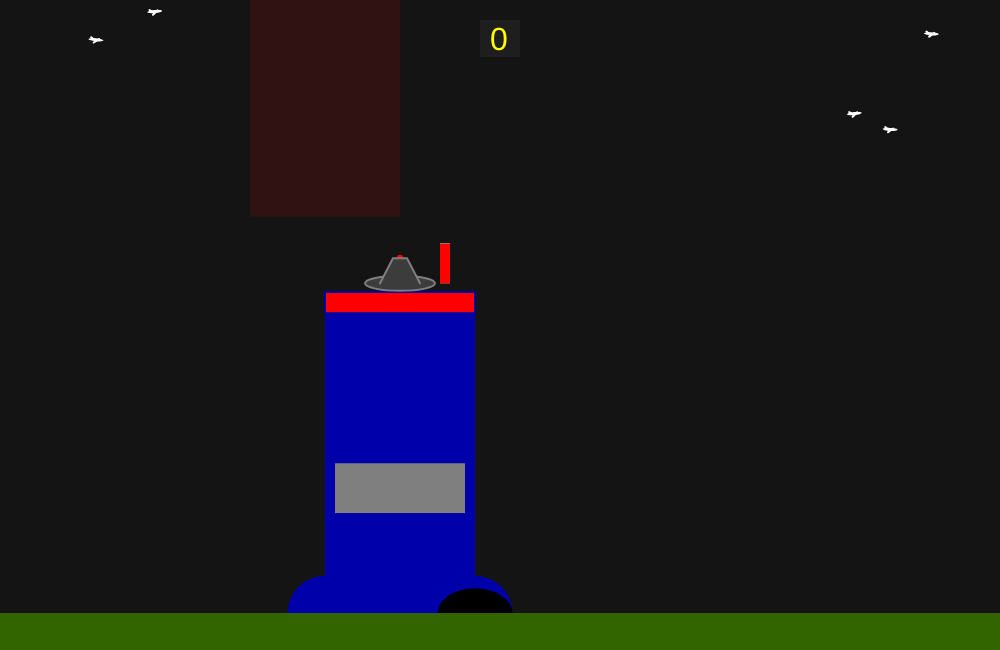
Frame 1 (no input)
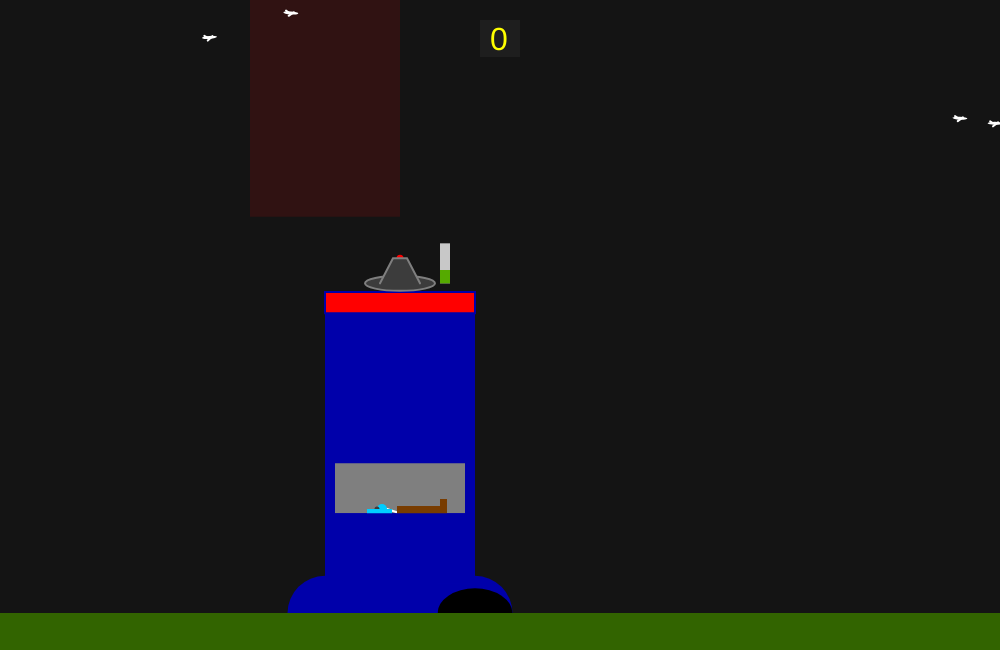
Frame 60 (no input)
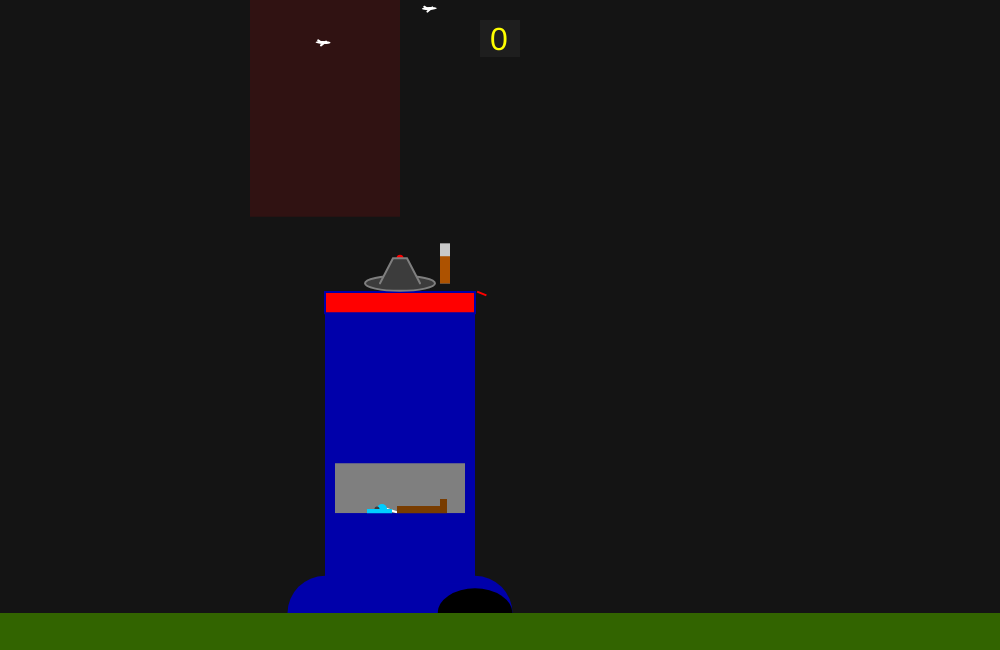
Frame 120 (the mouse pressed at the canvas centre since frame 60)

The p5.js sketch that drew these frames (run headless with seeded random() and noise() and a simulated clock; from frame 60 on, the mouse is pressed at the canvas centre):

// p5.js sketch
// ── sketch.js
let money = 0;
let factory;
let birds = [], missiles = [], minionQueue = [], minions = [], 
    smoke = [], groundEx = [], junk = [], trucks = [];
let turret;
let birdCount = 5;
let looping = true;
let reloadTime = 90;
let displayTruck;
let freqButton, birdButton, minionButton, minionSpeedButton, 
    missileSpeedButton, autoButton;
let freqEnabled = false, birdEnabled = false, minionEnabled = false,
    minionSpeedEnabled, missileSpeedEnabled, autoEnabled;
let buttonSpacing = 5;
let minionSpeed = 2, missileSpeed = 3;
    
function setup() {
  createCanvas(1000, 650);

  let w = 150;
  let h = 300;
  factory = new Factory(width / 2.5 - w / 2, 2 * height / 3 - h / 2 + 30, w, h);
  turret = new Turret(factory.pos.x + factory.dim.x / 2, factory.pos.y - factory.dim.y / 10);
  for (let i = 0; i < birdCount; i++)
    birds.push(new Bird(random(-width * 0.5, width * 1.5), random(height / 4)));
  
  displayTruck = new Truck(factory.pos.x + 57, 525, true);

  freqButton = new UI(100, 100, 250, 50);
  
  birdButton = new UI(freqButton.pos.x, freqButton.pos.y + freqButton.dim.y + buttonSpacing,
                       freqButton.dim.x, freqButton.dim.y);
  
  minionButton = new UI(birdButton.pos.x, birdButton.pos.y + birdButton.dim.y + buttonSpacing,
                       birdButton.dim.x, birdButton.dim.y);
  
  minionSpeedButton = new UI(minionButton.pos.x, minionButton.pos.y + minionButton.dim.y + buttonSpacing,
                       minionButton.dim.x, minionButton.dim.y);
  
  missileSpeedButton = new UI(minionSpeedButton.pos.x, minionSpeedButton.pos.y + minionSpeedButton.dim.y + buttonSpacing,
                       minionSpeedButton.dim.x, minionSpeedButton.dim.y);
  
  autoButton = new UI(missileSpeedButton.pos.x, missileSpeedButton.pos.y + missileSpeedButton.dim.y + buttonSpacing,
                       missileSpeedButton.dim.x, missileSpeedButton.dim.y);
  
  freqButton.cost = 1;
  birdButton.cost = 1;
  minionButton.cost = 1;
  minionSpeedButton.cost = 1;
  missileSpeedButton.cost = 1;
  autoButton.cost = 25;
}

function mousePressed() {
  if(!looping) {
    if(money >= freqButton.cost && freqButton.contains(mouseX, mouseY)) {
      
      if(reloadTime == 2)
        reloadTime = 1;
      else {
        reloadTime *= 0.75;
        reloadTime = round(reloadTime);
      }
      
      money -= freqButton.cost;
      freqButton.cost++;
    }
  
    if(money >= birdButton.cost && birdButton.contains(mouseX, mouseY)) {
      birdCount *= 1.25;
      birdCount = round(birdCount);
      money -= birdButton.cost;
      birdButton.cost++;
    }
  
    if(money >= minionButton.cost && minionButton.contains(mouseX, mouseY)) {
      factory.minionCount++;
      factory.minionCount = round(factory.minionCount);
      money -= minionButton.cost;
      minionButton.cost++;
    }
  
   if(money >= minionSpeedButton.cost && minionSpeedButton.contains(mouseX, mouseY)) {
      minionSpeed += 0.25;
      minionSpeed = round(100 * minionSpeed) / 100;
      money -= minionSpeedButton.cost;
      minionSpeedButton.cost++;
    }
  
    if(money >= missileSpeedButton.cost && missileSpeedButton.contains(mouseX, mouseY)) {
      missileSpeed += 0.25;
      money -= missileSpeedButton.cost;
      missileSpeedButton.cost++;
    }
    
    if(money >= autoButton.cost && autoButton.contains(mouseX, mouseY)) {
      turret.automated = true;
      money -= autoButton.cost;
      autoButton.cost++;
    }
    
    handleEnabling();
    ui();
  }
}

function keyPressed() {
  if (key == ' ' && looping) {
    looping = !looping;
    noLoop();
  } else if (key == ' ' && !looping) {
    looping = !looping;
    loop();
  }
  
  if(!looping)
    handleEnabling();
}

function draw() {
  background(20);
  
   if(mouseIsPressed && !turret.automated && turret.reloading > reloadTime) {
    let m = new Missile(turret.pos.x, turret.pos.y - 25, createVector());
    m.automated = false;
    m.vel = p5.Vector.sub(createVector(mouseX, mouseY), turret.pos);
    m.vel.setMag(missileSpeed);
    missiles.push(m);
    turret.reloading = 0;
  }
  
  if(birdCount >= 100)
    factory.capacity = 50;
  else if(birdCount >= 25)
    factory.capacity = 10;
  else if(birdCount >= 10)
    factory.capacity = 3;
  
  while (birds.length < birdCount) {
    birds.push(new Bird(random(-width * 0.5, -5), random(height / 4)));
  }

  for (let i = missiles.length - 1; i >= 0; i--) {
    missiles[i].show();
    missiles[i].update();
  }

  factory.show();
  factory.operate();

  turret.operate();
  turret.show();
  
  for (let i = 0; i < birds.length; i++) {
    birds[i].fly();
    birds[i].show();
  }

  GroundEx.manage();
  for (let p of groundEx)
    p.show();

  for (let i of minions) {
    i.show();
    i.update();
  }

  for (let p of smoke)
    p.show();
  
  Junk.manage();
  
  for (let p of junk)  {
    p.show();
  }
  
  Truck.manage();
  for (let p of trucks) {
    p.update();
    p.show();
  }
  
  displayTruck.update();
  displayTruck.show();

  fill(0, 0, 170);
  noStroke();
  rect(factory.pos.x, factory.pos.y + factory.dim.y/2 + 50, factory.dim.x, 70);
  rect(factory.pos.x, factory.pos.y + factory.dim.y - 50, factory.dim.x * 0.75, 50);
  
  drawMoney();
  
  fill(0, 0, 170);
  ellipse(factory.pos.x, factory.pos.y + factory.dim.y, 75, 75);
  
  fill(50, 100, 0);
  noStroke();
  rect(0, height - 37, width * 1.5, 100);
  
  
  
  if(!looping)
    ui();
  
}

function ui() {
  drawMoney();
  
  let str = "Frequency";
  let freqStr = str + ": " + reloadTime + "\n" + str + " Cost: " + freqButton.cost;
  str = "Bird Count";
  let birdStr = str + ": " + birdCount + "\n" + str + " Cost: " + birdButton.cost;
  str = "Minion Count";
  let minionStr = str + ": " + factory.minionCount + "\n" + str + " Cost: " + minionButton.cost;
  str = "Minion Speed";
  let minionSpeedStr = str + ": " + minionSpeed + "\n" + str + " Cost: " + minionSpeedButton.cost;
  str = "Missile Speed";
  let missileSpeedStr = str + ": " + missileSpeed + "\n" + str + " Cost: " + missileSpeedButton.cost;
  str = "Turret Automation";
  let autoStr = str + ": " + turret.automated + "\n" + str + " Cost: " + autoButton.cost;
  
  drawButton(freqStr, freqButton.pos, freqButton.dim, freqButton.enabled);
  drawButton(birdStr, birdButton.pos, birdButton.dim, birdButton.enabled);
  drawButton(minionStr, minionButton.pos, minionButton.dim, minionButton.enabled);
  drawButton(minionSpeedStr, minionSpeedButton.pos, minionSpeedButton.dim, minionSpeedButton.enabled);
  drawButton(missileSpeedStr, missileSpeedButton.pos, missileSpeedButton.dim, missileSpeedButton.enabled);
  drawButton(autoStr, autoButton.pos, autoButton.dim, autoButton.enabled);
}

function drawButton(s, pos, dim, enabled) {
  let enabledC = color(255, 100, 0);
  let disabledC = color(60, 60, 65);
  let enabledS = color(255, 255, 0);
  let disabledS = color(100);
  
  if(enabled) {
    fill(enabledC);
    stroke(enabledS);
  } else {
    fill(disabledC);
    stroke(disabledS);
  }
  
  rect(pos.x, pos.y, dim.x, dim.y);
  
  fill(255);
  noStroke();
  textSize(14);
  text(s, pos.x + 10, pos.y + 18);
}

function handleEnabling() {
  if(money >= freqButton.cost) {
      freqButton.enabled = true;
    } else {
      freqButton.enabled = false;
    }
    
    if(money >= birdButton.cost) {
      birdButton.enabled = true;
    } else {
      birdButton.enabled = false;
    }
  
  if(money >= minionButton.cost) {
      minionButton.enabled = true;
    } else {
      minionButton.enabled = false;
    }
  
  if(money >= minionSpeedButton.cost) {
      minionSpeedButton.enabled = true;
    } else {
      minionSpeedButton.enabled = false;
    }
  
  if(money >= missileSpeedButton.cost) {
      missileSpeedButton.enabled = true;
    } else {
      missileSpeedButton.enabled = false;
    }
  
  if(money >= autoButton.cost && !turret.automated) {
      autoButton.enabled = true;
    } else {
      autoButton.enabled = false;
    }
}

function drawMoney() {
  fill(30);
  let m = round(100 * money) / 100;
  rect(width/2-20, 20, 20 + 20*(m+"").length, 37);
  fill(255, 255, 0);
  textSize(32);
  text(m, width / 2 - 10, 50);
}

function inc(value, coeff) {
  return coeff * value * value;
}















//w
// ── bird.js
class Bird {
  constructor(x, y, col) {
    this.pos = createVector(x, y);
    this.vel = createVector(random(1.7, 3), 0);
    this.acc = createVector();
    this.sinPos = random(TWO_PI);

    this.crashing = false;
    this.targeted = false;
    this.recieving = false;
    this.landed = false;

    this.g = 0.05;

    this.rand = floor(random(100));
    
    this.decay = 0;
    this.decayTime = 200 + this.rand;

  }

  fly() {
    let fps = frameRate();
    if (fps < 15)
      this.decayTime = 0;
    else if (fps < 30)
      this.decayTime = 20 + floor(this.rand * 0.75);
    else
      this.decayTime = 200 + this.rand;

    if (!this.crashing)
      this.vel.y = sin(this.sinPos) / 5;
    this.pos.add(this.vel);
    this.vel.add(this.acc);
    this.sinPos += PI / 50;

    this.acc.mult(0);

    if (this.pos.x > width * 1.5 && !this.crashing) {
      this.pos.x = -16;

      this.pos.y = random(height / 4);
    }

    if (this.crashing) {
      this.acc.y += this.g;

      if (this.pos.y > factory.pos.y + factory.dim.y - 7) {
        this.vel.mult(0);

        this.pos.y = factory.pos.y + factory.dim.y - 7;

        if (this.landed == false)
          for (let i = 0; i < 3; i++)
            groundEx.push(new GroundEx(this.pos.x, this.pos.y + 5, 7));

        this.landed = true;
      }
    }

    if (this.landed && !this.recieving)
      this.decay++;

    for (let i = birds.length - 1; i >= 0; i--) {
      let b = birds[i];

      if (b == this && this.decay > this.decayTime || b.pos.x > width + 150) {
        for (let j = minions.length - 1; j >= 0; j--)
          if (minions[j].target == this) {
            minions.splice(j, 1);
            break;
          }

        for (let j = minionQueue.length - 1; j >= 0; j--)
          if (minionQueue[j].target == this) {
            minionQueue[j].target.recieving = false;
            minionQueue.splice(j, 1);
          }

        birds.splice(i, 1);
        return;
      }
    }
  }

  static show(x, y) {
    fill(255);
    noStroke();
    push();
    translate(x, y);
    rotate(PI);
    ellipse(0, 0, 15, 3);

    stroke(255);
    line(3, -1, -2, 3);
    line(-5, -2, -2, 0);
    pop();
  }

  show() {
    fill(255);
    noStroke();
    push();
    translate(this.pos.x, this.pos.y);
    if (this.crashing && this.vel.heading() == 0)
      rotate(PI / 2.5);
    else
      rotate(this.vel.heading());
    ellipse(0, 0, 15, 3);

    stroke(255);
    line(3, -1, -2, 3);
    line(-5, -2, -2, 0);

    if (this.crashing) {

      if (frameCount % 6 == 0)
        smoke.push(new Smoke(this.pos.x, this.pos.y, this));
      stroke(255, 0, 0);
      strokeWeight(5);
      for (let i = 0; i < 1; i++)
        line(random(-15, -12), random(-4, 4), -3, 0);

      stroke(200, 150, 0);
      for (let i = 0; i < 1; i++)
        line(random(-10, -6), random(-1, 1), -3, 0);
    }

    pop();
  }
}
// ── factory.js
class Factory {
  constructor(x, y, w, h) {
    this.pos = createVector(x, y);
    this.dim = createVector(w, h);

    this.target = createVector(this.pos.x + this.dim.x - 10, this.pos.y + this.dim.y / 2);
    this.capacity = 1;
    this.stock = 0;

    this.minionCount = 1;

  }

  addStock(n = 1) {
    if (this.stock < this.capacity - 1)
      this.stock += n;
    else {
      this.stock = 0;
      displayTruck.drop();
      trucks.push(new Truck(factory.pos.x + 15, height - 70));
    }
  }

  upgradeCap(n = 5) {
    this.capacity += n;
  }

  operate() {
    for (let i = 0; i < birds.length; i++) {
      let b = birds[i];

      if (!b.recieving && b.crashing && b.vel.heading() == 0)
        minionQueue.push(new Minion(factory.pos.x + factory.dim.x - 35, factory.pos.y + factory.dim.y - 5, b));
    }

    let crashedCount = 0;
    for(let i = 0; i < birds.length; i++) {
      if(birds[i].landed == true)
        crashedCount++;
    }
    
    while (minionQueue.length > 0 && minions.length < this.minionCount && minions.length < crashedCount) {
      minions.push(minionQueue.pop());
    }
  }

  show() {
    //building
    fill(0, 0, 170);
    noStroke();
    rect(this.pos.x, this.pos.y, this.dim.x, this.dim.y);

    ellipse(this.pos.x + this.dim.x, this.pos.y + this.dim.y, 75, 75);
    fill(0);
    ellipse(this.pos.x + this.dim.x, this.pos.y + this.dim.y, 75, 50);

    let d = 10;
    fill(127);
    rect(this.pos.x + d, this.pos.y + this.dim.y / 2, this.dim.x - 2 * d, 50);

    //red cap bar
    fill(255, 0, 0);
    stroke(0, 0, 170);
    strokeWeight(2);
    let offset = this.dim.y / 14;
    rect(this.pos.x, this.pos.y - offset, this.dim.x, offset);

    //green stock bar
    fill(0, 230, 0);
    noStroke();
    let stepSize = this.dim.x / this.capacity;
    rect(this.pos.x, this.pos.y - offset + 1, stepSize * this.stock, offset - 2);

    //money
    fill(220);
    stroke(0);
    strokeWeight(2);
    textSize(24);
    //text("cap: " + this.capacity, this.pos.x + this.dim.x / 6, this.pos.y + this.dim.y / 10);
  }
}
// ── groundEx.js
class GroundEx {
  constructor(x, y, size) {
    this.pos = createVector(x, y);
    this.vel = createVector(random(-1.5, 1.5), -random(1, 3));
    this.acc = createVector();

    this.size = size;
    this.angle = random(PI);
    this.g = createVector(0, 0.1);
  }

  static manage() {
    for (let i = groundEx.length - 1; i >= 0; i--)
      if (groundEx[i].pos.y > height - 25)
        groundEx.splice(i, 1);
  }

  addForce(f) {
    this.acc.add(f);
  }

  show() {
    this.addForce(this.g);

    this.pos.add(this.vel);
    this.vel.add(this.acc);
    this.acc.mult(0);

    fill(50, 100, 0);
    noStroke();

    push();
    translate(this.pos.x, this.pos.y);
    rotate(this.angle);
    square(0, 0, this.size);
    pop();
  }
}
// ── junk.js
class Junk extends GroundEx {
  constructor(x, y, size) {
    super(x, y, size);

    this.vel = createVector(1.6, -2.8);

    this.angle = -QUARTER_PI;
  }

  static manage() {
     for (let i = junk.length - 1; i >= 0; i--)
      if (junk[i].vel.y > 0 && junk[i].pos.y > factory.pos.y + factory.dim.y / 2 + 50)
        junk.splice(i, 1);
  }

  show() {
    this.addForce(this.g);

    this.pos.add(this.vel);
    this.vel.add(this.acc);
    this.acc.mult(0);
    
    fill(255);
    noStroke();

    push();
    translate(this.pos.x, this.pos.y);
    rotate(360 - this.vel.heading() + PI);
    Bird.show(0, 0);
    pop();
  }
}
// ── minion.js
class Minion {
  constructor(x, y, target = null) {
    this.init = createVector(x, y);
    this.pos = createVector(x, y);
    this.vel = createVector();
    this.acc = createVector();
    this.target = target;

    this.maxForce = minionSpeed;
    this.scouring = true;
  }

  update() {
    this.pos.add(this.vel);
    this.pos.y = this.init.y;
    this.vel.add(this.acc);
    this.acc.mult(0);

    if (abs(dist(this.pos.x, this.pos.y, this.target.pos.x, this.target.pos.y)) < max(this.maxForce + 1, 3)) {
      this.scouring = false;

      for (let i = birds.length - 1; i >= 0; i--)
        if (birds[i] == this.target)
          birds.splice(i, 1);
    }

    if (this.scouring) {
      this.target.recieving = true;
      this.arrive(this.target.pos);
    } else
      this.arrive(createVector(this.init.x - factory.dim.x / 2, this.init.y));

    for (let i = minions.length - 1; i >= 0; i--) {
      if (!minions[i].scouring && minions[i].pos.x < factory.pos.x + factory.dim.x - 50) {
        minions.splice(i, 1);
        factory.addStock();

        junk.push(new Junk(factory.pos.x + 12 + random(15), factory.pos.y + factory.dim.y / 2 + 50, 5));
      }
    }
  }

  addForce(f) {
    this.acc.add(f);
  }

  arrive(target, truck = false) {
    let desired = p5.Vector.sub(target, this.pos);
    let d = desired.mag();

    if (d > 50)
      desired.setMag(this.maxForce);
    else if (truck)
      desired.setMag(map(d, 0, 1, 0, this.maxForce));
    else
      desired.setMag(map(d, 0, 50, 0, this.maxForce));
    let steering = p5.Vector.sub(desired, this.vel);
    this.addForce(steering);
  }

  show() {
    noStroke();
    if (this.scouring)
      fill(255, 0, 0, 127);
    else
      fill(0, 255, 0, 127);
    ellipse(this.pos.x, this.pos.y, 4, 7);

    if (!this.scouring)
      Bird.show(this.pos.x, this.pos.y - 5);
  }
}
// ── missile.js
class Missile {
  constructor(x, y, target) {
    this.pos = createVector(x, y);
    this.vel = createVector();
    this.acc = createVector();
    this.target = target;

    this.maxForce = missileSpeed;
    this.automated = turret.automated;
  }

  update() {
    this.pos.add(this.vel);
    this.vel.add(this.acc);
    this.acc.mult(0);

    if (this.automated)
      this.seek(this.target);
    else
      this.continue();

    if (this.target.crashing)
      this.maxForce += 0.5;

    if (this.pos.x > width|| this.pos.x < 0 ||
       this.pos.y > height || this.pos.y < 0)
      this.suicide();
  }

  continue () {
    this.addForce(createVector(this.vel.x, this.vel.y));
                  
    this.vel.setMag(missileSpeed);
    
    for(let i = birds.length-1; i >= 0; i--) {
      let b = birds[i];
      let d = dist(this.pos.x, this.pos.y, b.pos.x, b.pos.y);
      
      if(d < 7) {
        b.crashing = true;
        this.suicide();
      }
    }
  }

  seek(target) {
    let desired = p5.Vector.sub(target.pos, this.pos);
    desired.setMag(this.maxForce);

    let steering = p5.Vector.sub(desired, this.vel);

    this.addForce(steering);

    if (dist(this.pos.x, this.pos.y, target.pos.x, target.pos.y) < 7) {
      target.crashing = true;
      this.suicide();
    }
  }

  addForce(f) {
    this.acc.add(f);
  }

  suicide() {
    for (let i = missiles.length - 1; i >= 0; i--)
      if (missiles[i] == this)
        missiles.splice(i, 1);
  }

  show() {
    fill(255, 0, 0);
    noStroke();

    push();
    translate(this.pos.x, this.pos.y);
    rotate(this.vel.heading() == 0 ? 90 : this.vel.heading());
    rect(0, 0, 10, 2);
    pop();
  }
}
// ── smoke.js
class Smoke {
  constructor(x, y, bird) {
    this.pos = createVector(x, y);
    this.bird = bird;
    this.speed = 6;
    this.sinPos = random(1000);
    this.al = 150;
  }

  show() {

    for (let i = smoke.length - 1; i >= 0; i--) {
      if (smoke[i].al <= 0)
        smoke.splice(i, 1);
    }

    this.al -= random(4, 7);

    if(this.bird && this.bird.landed)
      this.pos.y -= random(this.speed);

    this.pos.x += sin(this.sinPos) * 0.5;

    this.sinPos += 0.01;
    fill(60, this.al);
    noStroke();
    circle(this.pos.x, this.pos.y, map(this.al, 150, 0, 2, 20));
  }
}
// ── truck.js
class Truck extends Minion {
  constructor(x, y, fake = false) {
    super(x, y);
    this.pos = createVector(x, y);
    this.vel = createVector(fake ? 0 : -1, 0);
    this.acc = createVector();
    this.fake = fake;

    this.maxForce = this.fake ? 15 : 2;
    this.speed = this.fake ? 5 : 0.05;
  }

  static manage() {
    for (let i = trucks.length - 1; i >= 0; i--)
      if (trucks[i].pos.x < -75) {
        money += factory.capacity;
        trucks.splice(i, 1);
      }
  }

  drop() {
    this.addForce(createVector(-5, this.speed));
  }

  update() {
    this.pos.add(this.vel);
    this.vel.add(this.acc);
    this.acc.mult(0);

    if (!this.fake)
      this.addForce(createVector(-this.speed, 0));

    if (this.fake)
      this.arrive(createVector(factory.pos.x + 57, 492, true));

  }

  show() {
    if (birdCount >= 100)
      this.draw18Wheeler();
    else if (birdCount >= 25)
      this.drawTruck();
    else if (birdCount >= 10)
      this.drawTractor();
    else
      this.drawBug();
  }
  
  drawTractor() {
    let offY = this.fake ? 10 : 15;
    stroke(255);
    line(this.pos.x + 45, this.pos.y + 3 + offY, this.pos.x + 50, this.pos.y + 8 + offY);
    noStroke();
    fill(0, 90, 0);
    rect(this.pos.x, this.pos.y + offY, 20, 15);

    stroke(0, 90, 0);
    strokeWeight(5);
    noFill();
    arc(this.pos.x + 33, this.pos.y + 10 + offY, 25, 25, -PI * 1.05, -PI / 4);
    line(this.pos.x + 20, this.pos.y + offY, this.pos.x + 23, this.pos.y - 15 + offY);
    line(this.pos.x + 40, this.pos.y + offY, this.pos.x + 40, this.pos.y - 15 + offY);
    line(this.pos.x + 19, this.pos.y - 15 + offY, this.pos.x + 40, this.pos.y - 15 + offY);

    line(this.pos.x + 7, this.pos.y + offY, this.pos.x + 7, this.pos.y - 7 + offY);

    fill(120, 60, 0);
    noStroke();
    rect(this.pos.x + 50, this.pos.y + 3 + offY, 25, 10);
    rect(this.pos.x + 68, this.pos.y - 5 + offY, 7, 10);

    fill(0);

    circle(this.pos.x + 7, this.pos.y + 12 + offY, 6);
    circle(this.pos.x + 33, this.pos.y + 9 + offY, 9);

    circle(this.pos.x + 55, this.pos.y + 13 + offY, 5);
    circle(this.pos.x + 70, this.pos.y + 13 + offY, 5);
    
    fill(255, 255, 0);
    circle(this.pos.x + 7, this.pos.y + 12 + offY, 2);
    circle(this.pos.x + 33, this.pos.y + 9 + offY, 5);

    strokeWeight(1);
    if (!this.fake)
      Bird.show(this.pos.x + 58, this.pos.y + offY);
    
    if (!this.fake && frameCount % 5 == 0)
      smoke.push(new Smoke(this.pos.x  + 7, this.pos.y - 7 + offY));
    
  }

  drawBug() {
    let offY = this.fake ? 17 : 20;
    stroke(255);
    line(this.pos.x + 5, this.pos.y + offY, this.pos.x + 20, this.pos.y + 5 + offY);
    noStroke();
    fill(0, 205, 255);
    circle(this.pos.x, this.pos.y + offY, 10);
    fill(60);
    circle(this.pos.x - 5, this.pos.y + offY, 5);
    fill(0, 205, 255);
    rect(this.pos.x - 15, this.pos.y + offY, 25, 10);

    fill(60);
    circle(this.pos.x - 10, this.pos.y + 9 + offY, 5);
    circle(this.pos.x + 5, this.pos.y + 9 + offY, 5);

    fill(120, 60, 0);
    rect(this.pos.x + 15, this.pos.y - 3 + offY, 50, 10);
    rect(this.pos.x + 58, this.pos.y - 10 + offY, 7, 10);

    fill(60);
    circle(this.pos.x + 25, this.pos.y + 9 + offY, 5);
    circle(this.pos.x + 55, this.pos.y + 9 + offY, 5);

    if (!this.fake)
      Bird.show(this.pos.x + 45, this.pos.y - 5 + offY);
  }

  drawTruck() {
    let offY = this.fake ? 12 : 3;
    smooth();
    stroke(200);
    strokeWeight(2);
    line(this.pos.x + 70, this.pos.y + 17 + offY, this.pos.x + 60, this.pos.y + 17 + offY);
    noStroke();
    fill(90);
    circle(this.pos.x + 25, this.pos.y + offY, 10);
    rect(this.pos.x - 5, this.pos.y + 5 + offY, 5, 10);
    fill(170, 30, 0);
    rect(this.pos.x, this.pos.y + offY, 70, 15);
    square(this.pos.x + 25, this.pos.y - 10 + offY, 10, 12);
    fill(50);
    circle(this.pos.x + 15, this.pos.y + 20 + offY, 10);
    circle(this.pos.x + 52, this.pos.y + 20 + offY, 10);
    stroke(0);
    strokeWeight(1);
    noFill();
    circle(this.pos.x + 50, this.pos.y + 5 + offY, 3);

    if (!this.fake && frameCount % 5 == 0)
      smoke.push(new Smoke(this.pos.x + 70, this.pos.y + offY + 17));

    if (!this.fake) {
      Bird.show(this.pos.x + 45, this.pos.y - 2 + offY);
      Bird.show(this.pos.x + 50, this.pos.y - 5 + offY);
      Bird.show(this.pos.x + 55, this.pos.y - 2 + offY);
    }
  }

  draw18Wheeler() {
    stroke(200);
    fill(255, 130, 0);
    rect(this.pos.x, this.pos.y, 80, 25);

    stroke(255);
    strokeWeight(2);
    line(this.pos.x - 4, this.pos.y + 8, this.pos.x - 4, this.pos.y);
    line(this.pos.x - 4, this.pos.y, this.pos.x + 3, this.pos.y - 8);

    if (!this.fake && frameCount % 5 == 0)
      smoke.push(new Smoke(this.pos.x + 3, this.pos.y - 8));

    stroke(200);
    fill(200);
    rect(this.pos.x - 15, this.pos.y + 10, 15, 15);
    rect(this.pos.x - 20, this.pos.y + 20, 15, 7);

    fill(0);
    rect(this.pos.x - 15, this.pos.y + 10, 12, 10);

    fill(80);
    noStroke();
    circle(this.pos.x, this.pos.y + 26, 6);
    circle(this.pos.x + 60, this.pos.y + 26, 6);

    fill(255);
    textFont('monospace');
    textSize(12);
    text('evil inc.', this.pos.x + 5, this.pos.y + 18);
  }
}
// ── turret.js
class Turret {
  constructor(x, y) {
    this.pos = createVector(x, y);
    this.targeting = createVector(this.pos.x - 150, this.pos.x);
    this.reloading = 0;
    this.automated = false;
  }

  getClosest(sky) {
    let closest = null;
    let distance = Infinity;

    for (let i = 0; i < sky.length; i++) {
      let b = sky[i];
      let d = dist(this.pos.x, this.pos.y, b.pos.x, b.pos.y);

      if (!b.crashing && !b.targeted && d < distance && b.pos.x > this.targeting.x && b.pos.x < this.targeting.y) {
        distance = d;
        closest = b;
      }
    }
    return closest;
  }

  operate() {
    if (this.reloading - 1 < reloadTime)
      this.reloading++;

    if (this.automated) {
      let closest = this.getClosest(birds);

      if (closest != null && this.reloading > reloadTime) {
        closest.targeted = true;
        missiles.push(new Missile(this.pos.x, this.pos.y - 25, closest));

        let temp = new Bird(this.pos.x, this.pos.y);
        temp.landed = true;

        for (let i = 0; i < 1; i++)
          smoke.push(new Smoke(this.pos.x + 45, this.pos.y - 40, temp));
        this.reloading = 0;
      }
    }
  }

  show() {
    let closest = this.getClosest(birds);
    let desired = closest != null ? p5.Vector.sub(closest.pos, this.pos) : createVector(-1, -1);
    stroke(255, 0, 0);

    fill(255, 0, 0, 30);
    noStroke();
    rect(this.targeting.x, 0, this.targeting.y - this.targeting.x, height / 3);

    fill(60);
    stroke(127);
    ellipse(this.pos.x, this.pos.y, 70, 15);

    fill(255, 0, 0);
    noStroke();
    circle(this.pos.x, this.pos.y - 25, 7);

    fill(60);
    stroke(127);
    beginShape();
    vertex(this.pos.x - 20, this.pos.y);
    vertex(this.pos.x - 7, this.pos.y - 25);
    vertex(this.pos.x + 7, this.pos.y - 25);
    vertex(this.pos.x + 20, this.pos.y);
    endShape();

    //reload bar
    let h = 40;
    let step = h / reloadTime;
    let ht = map(this.reloading, 0, reloadTime, h, 0)
    fill(200);
    noStroke();
    rect(this.pos.x + 40, this.pos.y - h, 10, h);

    fill(map(ht, 0, h, 0, 255), map(ht, 0, h, 255, 0), 0);
    if (this.reloading < reloadTime)
      rect(this.pos.x + 40, this.pos.y - h + step * this.reloading, 10, ht);
  }
}


















//w
// ── ui.js
class UI {
  constructor(x, y, w, h) {
    this.pos = createVector(x, y);
    this.dim = createVector(w, h);
    
    this.enabled = false;
    this.cost = 0;
  }

  contains(x, y) {
    return x >= this.pos.x && x <= this.pos.x + this.dim.x &&
      y >= this.pos.y && y <= this.pos.y + this.dim.y;
  }
  
  update(x, y, coeff) {
    if (this.enabled && this.contains(mouseX, mouseY)) {
      money -= this.cost;
      this.cost = round(100 * inc(this.cost, 1.01)) / 100;
      this.att = round(this.att * coeff);
      this.enabled = false;
    }
    this.show();
  }

  setString() {
    this.fullString = this.str + this.att + "\n" + this.str + "Cost: " + this.cost;
  }
}
